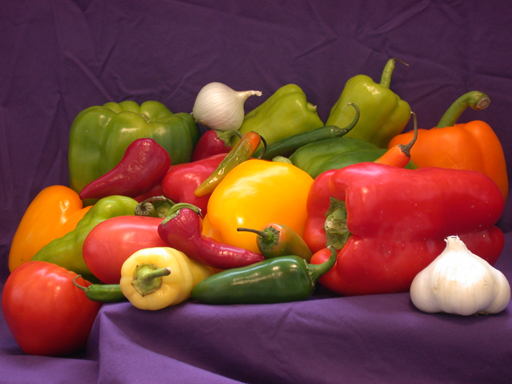
#> input picture Statistical Machine Learning/Assignment 1/peppers.png, 512 x 384 px
$ python MeanShift_Q3.py
#> lines starting #> are read from the running program, lines starting #| are printed output that depends on the picture
import numpy as np
import math
from PIL import Image
img = Image.open('peppers.png')
#> img is the input picture: PIL image 512x384 RGB; mean R, G, B 120.8, 66.4, 57.6
image_3d = np.asarray(img)
print(image_3d)
#> (printed output is left out)
# height, width, channels = image_array.shape
height, width, channels = image_3d.shape
#> height = 384; width = 512; channels = 3
image_2d = np.zeros((height * width, channels + 2))

for i in range(height):
    for j in range(width):
        idx = i * width + j
        image_2d[idx, 0:3] = image_3d[i, j]
        image_2d[idx, 3:5] = [i, j]
print(image_2d)
#> (printed output is left out)

pixels = []
for i in  range(len(image_2d)):
    pixels.append(list(image_2d[i]))
#> after the loop, pixels = 196608 items
print(pixels)
#> (printed output is left out)
# [4 lines of commented-out code are left out]

pixel = [list(t) for t in pixels]
#> pixel = 196608 items
copy_pixel = pixel.copy()
#> copy_pixel = 196608 items
# new_pixels = []
# #print(pixel)
visited = []
bandwidth = [100,50]
class meanshift:
    def isconverged(pixel):
        for i in pixel:
            if i not in visited:
                return 0
        return 1
    def find_rgb(x,y):
        for i in pixel:
            if(i[3]==x and i[4]==y):
                return i[:3]
    def random_pixel(pixel):
        i = np.random.randint(len(pixels))
#> i = 43567
        if(pixels[i] in visited):
            meanshift.random_pixel(pixel)
        return pixel[i][3:]
    def manhattan_distance(r1,g1,b1,x1,y1,r2,g2,b2,x2,y2):
        color = int(abs(int(r1)-int(r2)) + abs(int(g1)-int(g2)) + abs(int(b1)-int(b2)))
        distance = abs(x1-x2) + abs(y1-y2)
        return [float(distance),(color)]
    def clustering(Pixels, Centroid):
        Centroid = meanshift.random_pixel(Pixels)
#> Centroid = [85, 47]
        print(Centroid)
        rgb_centre = meanshift.find_rgb(Centroid[0],Centroid[1])
#> the loop in find_rgb, `for i in pixel:` made 43568 passes
#> i on passes 1 to 3: [62, 29, 64, 0, 0], [63, 31, 64, 0, 1], [63, 34, 64, 0, 2]
#> rgb_centre = [69, 36, 70]
        print(rgb_centre)
        visited.append(rgb_centre+Centroid)
        count = 0
        while True:
            cluster = []
            for i in Pixels:
                if i not in visited:
                    distances = meanshift.manhattan_distance(i[0],i[1],i[2],i[3],i[4],rgb_centre[0],rgb_centre[1],rgb_centre[2],Centroid[0],Centroid[1])
                    if(distances[0]<bandwidth[0] and distances[1]<bandwidth[1]):# and distances[1]<bandwidth[1]):
                        cluster.append(i)

            visited.extend(cluster)
            if(len(cluster)!=0):
                Centroid_new=[0,0]
                for i in cluster:
                    Centroid_new[0]+=i[3]
                    Centroid_new[1]+=i[4]
                Centroid_new[0]//=len(cluster)
                Centroid_new[1]//=len(cluster)
                rgb = meanshift.find_rgb(Centroid_new[0],Centroid_new[1])
                for i in copy_pixel:
                    if i[3]==Centroid[0] and i[4]==Centroid[1]:
                        i[0] = rgb[0]
                        i[1] = rgb[1]
                        i[2] = rgb[2]
                if math.sqrt((Centroid_new[0] - Centroid[0])**2 + (Centroid_new[1] - Centroid[1])**2) < 50 or count == 100:
                    break
                else:
                    Centroid = Centroid_new
            count += 1
#> this loop made 1 pass


meanshift.clustering(pixel,[0,0])
print(pixel)
# [4 lines of commented-out code are left out]
p = []
for i in copy_pixel:
    x = []
    for j in i:
        x.append(int(j))
    p.append(x)
#> this loop made 196608 passes
data_2d = np.array(p).reshape((960, 1024))
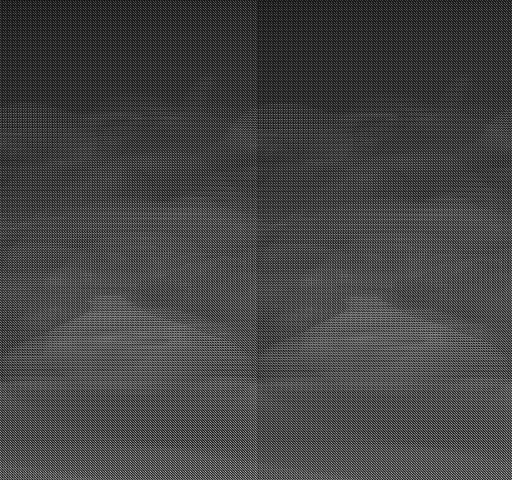
#> data_2d: shape (960, 1024) int64 (shown at 1/2 size); min 0, max 511, mean 138.4; drawn with min black and max white
print(data_2d.size)
print(image_3d.size)
#> (the run stopped early here; a loop or call above may not have finished)
